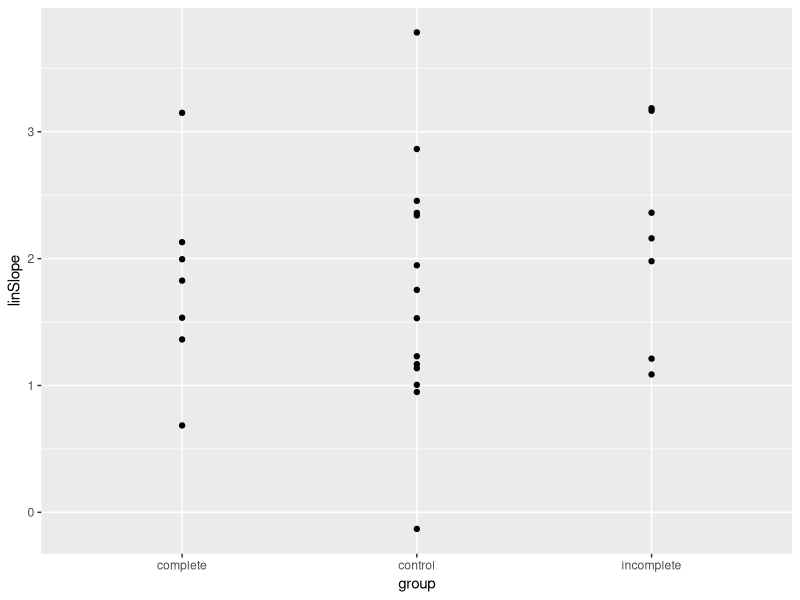
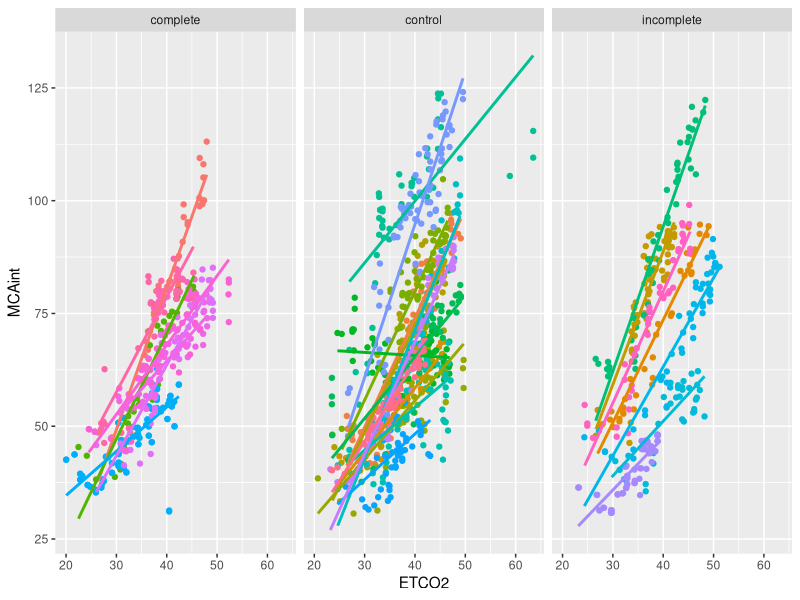
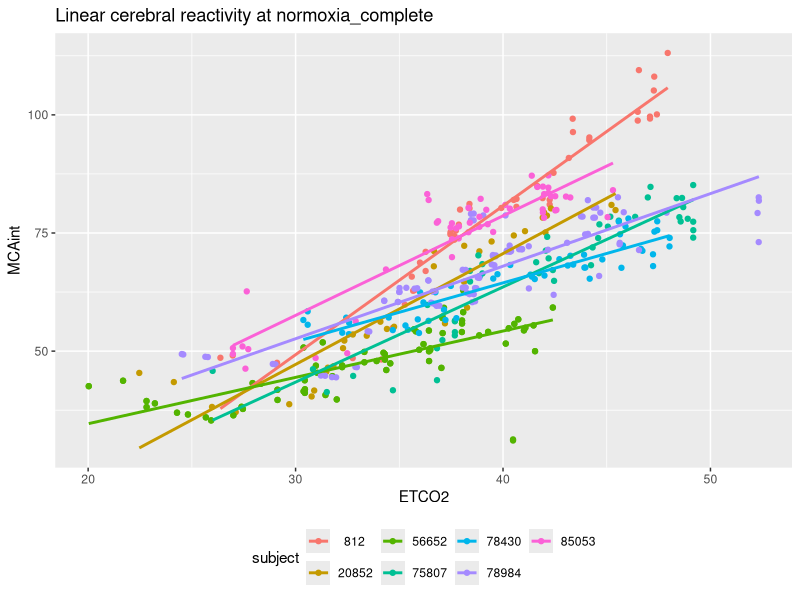
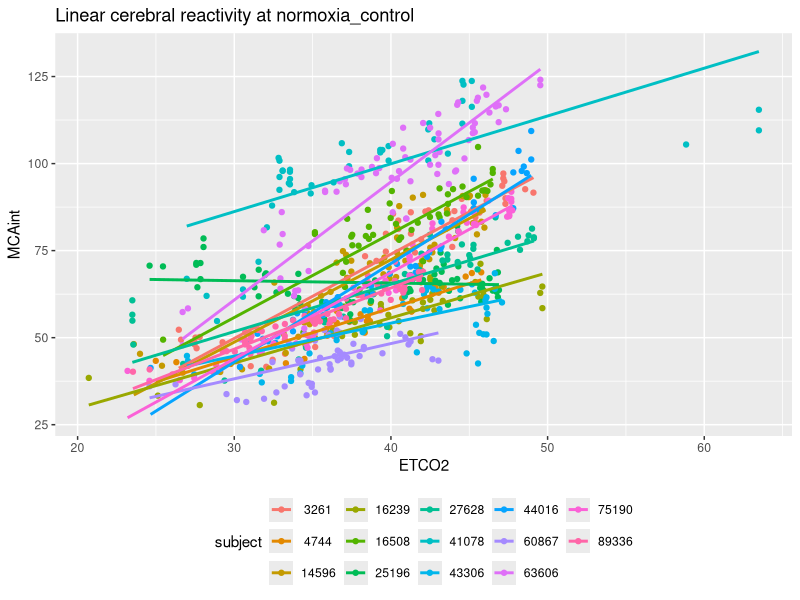
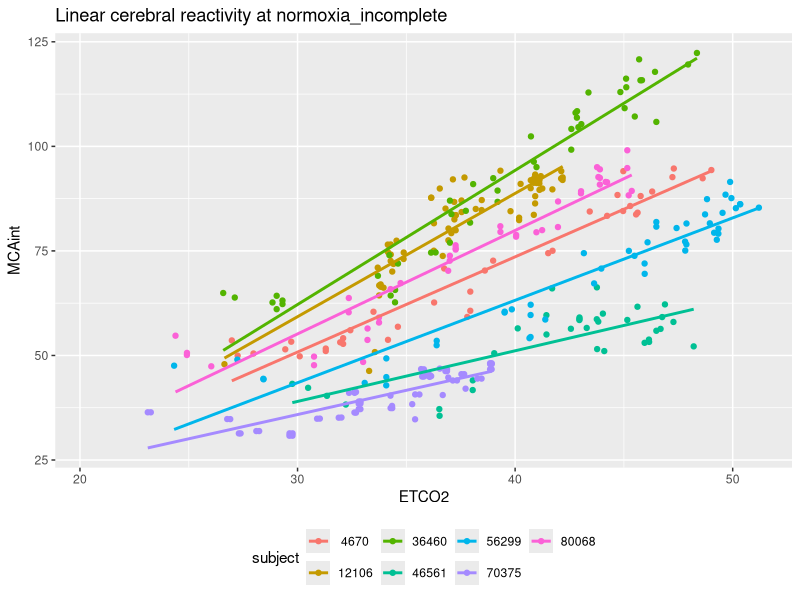
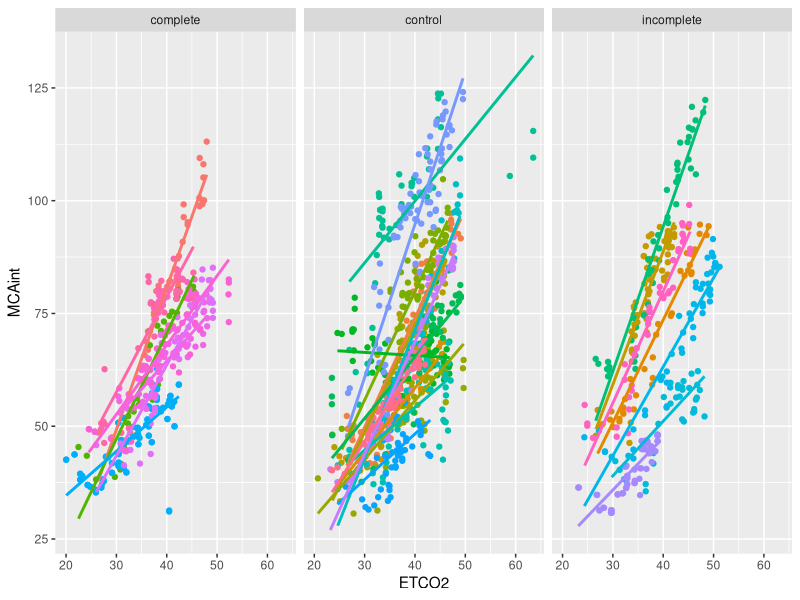
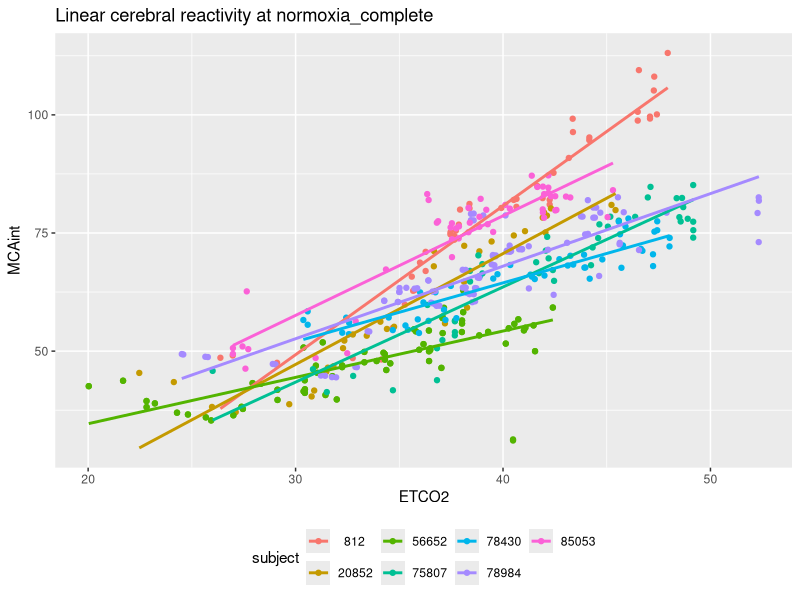
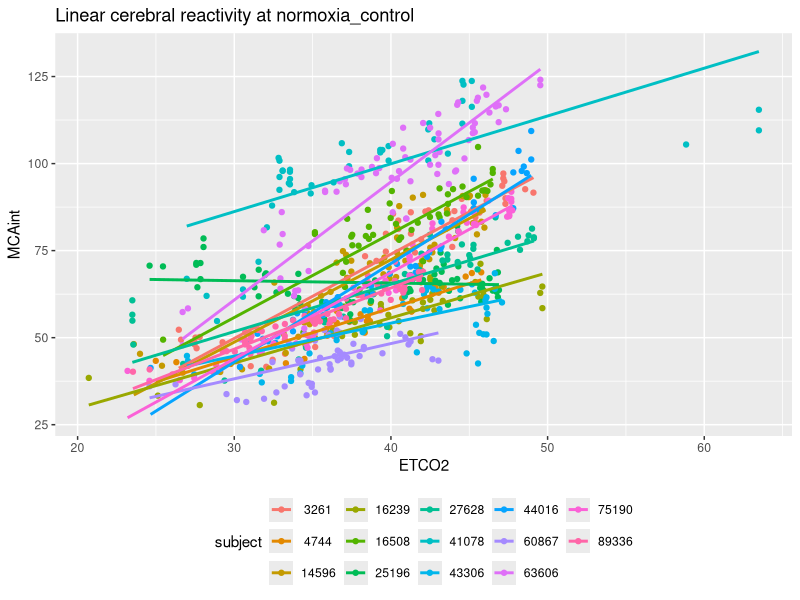

These figures' R source, in order: (Note: this script raises an error after producing the figures.)

library(segmented)   ## needed for running the segmented analysis
library(plyr)        ## group aggregation and group graphing
library(minpack.lm)  ## sigmoidal curve fitting
library(lubridate)   ## dealing with time in a sensible manner - avoids POSIXct etc
library(lattice)     ## needed for graphing
library(ggplot2)     ## needed for graphing 

ETFData <- read.csv("ETFDataNormoReact.csv")


## I know there is a way to do this wil colClasses, but I did not want to specify
## ALL of the column types.  I shoould create a vector for this in the future to 
## avoid this step - N.B. this will also speed up 01_importing step
ETFData$subject  <- sprintf("%05s", as.factor(ETFData$subject)) 


## fitting linear, segmented linear and sigmoidal to MCA blood flow velocity 
## and endtidal breathing data  

linETF  <- function (ds) {
  arrange(ds, time)                # this ensures that data is in timeseries order 
                                   # ** only works within subject*condition combinations
  lin <- lm(MCAint ~ ETCO2, ds,    # linear model, subset to start at min ETCO2 to end 
            subset = (time >= time[which.min(ETCO2)])) 
  linVals  <- c(coef(lin)[2], summary(lin)$r.squared, summary(lin)$adj.r.squared)
  names(linVals) <- c("linSlope", "linR^2", "linR^2Adj") 
  return(linVals)
}

linearFits <- ddply(ETFData, ~ subject + group, linETF)

segLinETF  <- function (ds){
  lin <- lm(MCAint ~ ETCO2, ds, subset = (time >= time[which.min(ETCO2)]))
  segLin <- segmented(lin, seg.Z = ~ ETCO2, psi = 30)  #run a piecewise linear fit on xy; start 30   
  segLinVals  <- c(slope(segLin)$ETCO2[1], slope(segLin)$ETCO2[2], 
                   summary(segLin)$r.squared, summary(segLin)$adj.r.squared)
  names(segLinVals) <- c("segLinSlope1", "segLinSlope2", "segLinR^2", "segLinR^2Adj") 
  return (segLinVals)
} 

## using plyr to fit segmented linear fit to all subjects
## failwith is an important funciton here because there are a few subjects
## that do not have a segmentable relationship and the whole plyr call 
## fails otherwise 
segmentedLinearFits  <- ddply(ETFData, ~ subject, failwith(NULL, segLinETF))

sigFit  <- function (ds) {
  x <- ds$ETCO2
  y <- ds$MCAint
  # sigmoidal, 4 parameter fit: gives us the coefficients for the function
  sigmoidFit <- nlsLM(y ~ a + (b/(1+exp(d*(x-c)))) , start = list (a=40, b =130, c=35, d=2))
  xSig = min(x):max(x)                                # using the actual ETCO2 range to create the sigmoid curve
  ySig= coef(sigmoidFit)[1] + (coef(sigmoidFit)[2]/(1+exp(-(xSig-coef(sigmoidFit)[3])/coef(sigmoidFit)[4]))) # calculate the curve using the coefficients in the function
  sigVals  <- coef(sigmoidFit)
  names(sigVals) <- c("sigMaxAsymp", "sigYRange", "sigInflPoint", "sigSlopeIndex") 
  return (sigVals)
}

sigmoidalFits <- ddply(ETFData, ~ subject + group, sigFit)

## combine different fits by subject 
## merge occurs twice (because 3 datasets)
allFitsTable <- merge(linearFits, segmentedLinearFits, 
                      by.x = "subject", by.y = "subject", all = TRUE)
sigmoidalFits$group  <- NULL
allFitsTable <- merge(allFitsTable, sigmoidalFits, 
                      by.x = "subject", by.y = "subject", all = TRUE)
allFitsTable <- arrange(allFitsTable, group, subject)

## write this table to file as will be used for stats etc later on 
write.table(allFitsTable, "allFitsETFReactivityNormoxia.csv",
            sep = "\t", row.names = FALSE)


ggplot(allFitsTable, aes(x = group, y = linSlope)) +
         geom_point()

linFitByGroup <- ggplot(ETFData, aes(x = ETCO2, y = MCAint, color = subject)) +
                   geom_point() + 
                   geom_smooth(aes(group = subject), method = "lm", se = FALSE) + 
                   facet_wrap(~ group) +
                   theme(legend.position = "none") 
plot(linFitByGroup)
ggsave("linearFitByGroupNormoxia", linFitByGroup)
## JB gets this error here
# Saving 7.14 x 6.28 in image
# Error in get(as.character(FUN), mode = "function", envir = envir) : 
#   object 'linearfitbygroupnormoxia' of mode 'function' was not found

## individual linear fits for closer identification of individuals
## includes legend 

d_ply(ETFData, ~ group, function(z) {
  group <- z$group
  p <- ggplot(z, aes(x = ETCO2, y = MCAint, color = subject)) +
    ggtitle (paste0("Linear cerebral reactivity at normoxia_", group)) +
    geom_point() + geom_smooth(aes(group = subject), 
                               method = "lm", se = FALSE) + 
    theme(legend.position="bottom")
  print(p)
  group <- gsub(" ", "_", group)
  ggsave(paste0("Linear cerebral reactivity at normoxia_", group, ".png"))
})


## this is the same function as above, but instead of the output being one line
## per subject of coefficient data, it is making a dataframe of the fitted data
## this will then be used to plot fitted and real data 
sigFitPlot  <- function (ds) {
  x <- ds$ETCO2
  y <- ds$MCAint
  # sigmoidal, 4 parameter fit: gives us the coefficients for the function
  sigmoidFit <- nlsLM(y ~ a + (b/(1+exp(-(x-c)/d))), start = list (a=40, b =130, c=35, d=2))
  xSig <- min(x):max(x)                                # using the actual ETCO2 range to create the sigmoid curve
  ySig <- coef(sigmoidFit)[1] + (coef(sigmoidFit)[2]/(1+exp(-(xSig-coef(sigmoidFit)[3])/coef(sigmoidFit)[4]))) # calculate the curve using the coefficients in the function
  data.frame(xSig = xSig, ySig = ySig)
}

## to aggregate the fitted data by subject and group 
sigmoidalFitPlot <- ddply(ETFData, ~ subject + group, sigFitPlot)

## this is a quick and dirty way to look at the shape of the sigmoids 
## between subjects using lattice. Nice to quickly identify ones that might
## need further investigation - somewhat blinded in that don't have group
## names attached at this point 
quickLookSigmoidalNormoxia <- xyplot(ySig ~ xSig | subject, sigmoidalFitPlot, type = "l")
pdf("quickLookSigmoidalNormoxiaBySubject.pdf") # starts writing a PDF to file
plot(quickLookSigmoidalNormoxia)                    # makes the actual plot
dev.off()


allGroupsETFNormoxiaSigmoidal  <- ggplot(sigmoidalFitPlot, 
  aes(x = xSig, y = ySig, color = subject)) +
  geom_line(size = 1) +  
  geom_point(data = ETFData, aes(x = ETFData$ETCO2, y = ETFData$MCAint)) +
  facet_wrap(~ group) +
  theme(legend.position = "none") + 
  ylab("Middle cerebral artery blood flow velocity (MCAv, m/sec)") +
  xlab("End-tidal carbon dioxide (ETCO2, mmHg)") 
  ggsave("sigmoidalAllGroupsETFReactivityNormoxia.pdf", 
       plot = allGroupsETFNormoxiaSigmoidal)





## I have struggled with plotting the segmented line data 
## I know that I can get ggplot to do this.
## I have used goAnywhere to get a look at what exactly the plot.segmented()  
## function is calling when it plots, but I have not yet been able to 
## decipher it. Once I do, I can create a dataset with this information 
## and then ggplot can call this dataset to generate the plot 

segLinGraph <- function (ds){
  lin <- lm(MCAint ~ ETCO2, ds, subset=(time >= time[which.min(ETCO2)]))
  segLin <- segmented(lin, seg.Z = ~ ETCO2, psi=30)  #run a piecewise linear fit on xy; start 30   
  plot (segLin)
}   

testSegLinGraph  <- segLinGraph(subset(ETFData, subject == "00812"))
